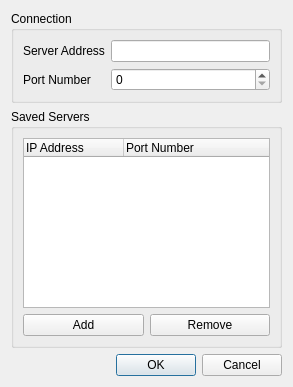
<?xml version="1.0" encoding="UTF-8"?>
<ui version="4.0">
 <class>PrefDialog</class>
 <widget class="QDialog" name="PrefDialog">
  <property name="geometry">
   <rect>
    <x>0</x>
    <y>0</y>
    <width>293</width>
    <height>387</height>
   </rect>
  </property>
  <property name="windowTitle">
   <string>Preferences</string>
  </property>
  <layout class="QVBoxLayout" name="verticalLayout_4">
   <item>
    <layout class="QVBoxLayout" name="verticalLayout_3">
     <item>
      <widget class="QGroupBox" name="groupBox">
       <property name="title">
        <string>Connection</string>
       </property>
       <layout class="QHBoxLayout" name="horizontalLayout">
        <item>
         <layout class="QGridLayout" name="gridLayout">
          <item row="0" column="0">
           <widget class="QLabel" name="label">
            <property name="text">
             <string>Server Address</string>
            </property>
           </widget>
          </item>
          <item row="0" column="1">
           <widget class="QLineEdit" name="ipEdit"/>
          </item>
          <item row="1" column="0">
           <widget class="QLabel" name="label_2">
            <property name="text">
             <string>Port Number</string>
            </property>
           </widget>
          </item>
          <item row="1" column="1">
           <widget class="QSpinBox" name="portEdit">
            <property name="maximum">
             <number>65535</number>
            </property>
           </widget>
          </item>
         </layout>
        </item>
       </layout>
      </widget>
     </item>
     <item>
      <widget class="QGroupBox" name="groupBox_2">
       <property name="title">
        <string>Saved Servers</string>
       </property>
       <layout class="QVBoxLayout" name="verticalLayout_2">
        <item>
         <layout class="QVBoxLayout" name="verticalLayout">
          <item>
           <widget class="QTreeWidget" name="serverList">
            <column>
             <property name="text">
              <string>IP Address</string>
             </property>
            </column>
            <column>
             <property name="text">
              <string>Port Number</string>
             </property>
            </column>
           </widget>
          </item>
          <item>
           <layout class="QHBoxLayout" name="horizontalLayout_2">
            <item>
             <widget class="QPushButton" name="addButton">
              <property name="text">
               <string>Add</string>
              </property>
             </widget>
            </item>
            <item>
             <widget class="QPushButton" name="removeButton">
              <property name="text">
               <string>Remove</string>
              </property>
             </widget>
            </item>
           </layout>
          </item>
         </layout>
        </item>
       </layout>
      </widget>
     </item>
     <item>
      <widget class="QDialogButtonBox" name="buttonBox">
       <property name="orientation">
        <enum>Qt::Horizontal</enum>
       </property>
       <property name="standardButtons">
        <set>QDialogButtonBox::Cancel|QDialogButtonBox::Ok</set>
       </property>
      </widget>
     </item>
    </layout>
   </item>
  </layout>
 </widget>
 <resources/>
 <connections>
  <connection>
   <sender>buttonBox</sender>
   <signal>accepted()</signal>
   <receiver>PrefDialog</receiver>
   <slot>accept()</slot>
   <hints>
    <hint type="sourcelabel">
     <x>248</x>
     <y>254</y>
    </hint>
    <hint type="destinationlabel">
     <x>157</x>
     <y>274</y>
    </hint>
   </hints>
  </connection>
  <connection>
   <sender>buttonBox</sender>
   <signal>rejected()</signal>
   <receiver>PrefDialog</receiver>
   <slot>reject()</slot>
   <hints>
    <hint type="sourcelabel">
     <x>316</x>
     <y>260</y>
    </hint>
    <hint type="destinationlabel">
     <x>286</x>
     <y>274</y>
    </hint>
   </hints>
  </connection>
 </connections>
</ui>
